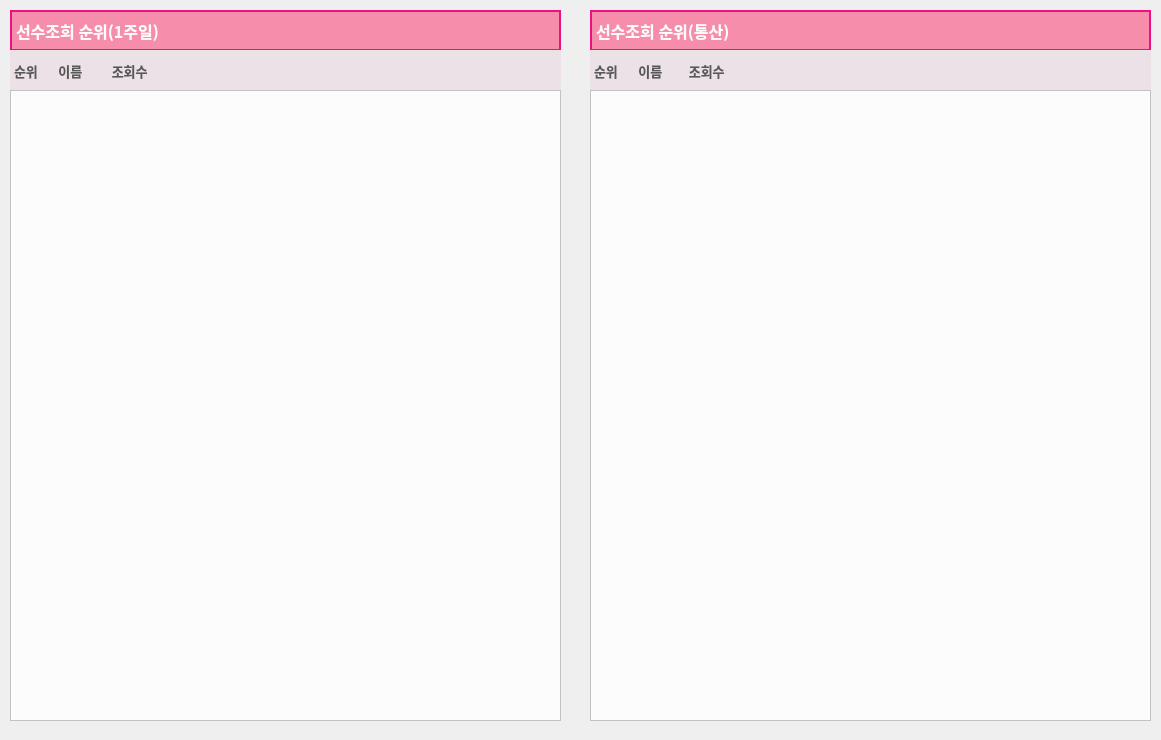
    <widget class="QWidget" name="info_tab">
     <attribute name="title">
      <string>선수정보</string>
     </attribute>
     <widget class="QWidget" name="week_rank_widget" native="true">
      <property name="geometry">
       <rect>
        <x>10</x>
        <y>10</y>
        <width>552</width>
        <height>721</height>
       </rect>
      </property>
      <widget class="QLabel" name="playerInfo_Week">
       <property name="geometry">
        <rect>
         <x>0</x>
         <y>0</y>
         <width>551</width>
         <height>41</height>
        </rect>
       </property>
       <property name="font">
        <font>
         <family>D2Coding</family>
         <pointsize>12</pointsize>
         <weight>75</weight>
         <bold>true</bold>
        </font>
       </property>
       <property name="styleSheet">
        <string notr="true">	background-color : #F68EAB;
	border: 2px solid #eb1085;
	color : #fcfcfc;
	font-size : 14;
	padding-right:10px;</string>
       </property>
       <property name="text">
        <string>선수조회 순위(1주일)</string>
       </property>
      </widget>
      <widget class="QLabel" name="player_info_rank">
       <property name="geometry">
        <rect>
         <x>0</x>
         <y>40</y>
         <width>551</width>
         <height>41</height>
        </rect>
       </property>
       <property name="font">
        <font>
         <family>D2Coding</family>
         <pointsize>10</pointsize>
         <weight>75</weight>
         <bold>true</bold>
        </font>
       </property>
       <property name="styleSheet">
        <string notr="true">
	background-color : #ebe1e6;
	color : #595859;
	font-size : 14;
	padding-right:15px;</string>
       </property>
       <property name="text">
        <string>순위       이름          조회수</string>
       </property>
      </widget>
      <widget class="QTableWidget" name="tableWidget_week">
       <property name="geometry">
        <rect>
         <x>0</x>
         <y>80</y>
         <width>551</width>
         <height>631</height>
        </rect>
       </property>
       <property name="font">
        <font>
         <pointsize>14</pointsize>
         <weight>75</weight>
         <bold>true</bold>
        </font>
       </property>
       <property name="styleSheet">
        <string notr="true">background-color: rgb(252, 252, 252);</string>
       </property>
      </widget>
     </widget>
     <widget class="QWidget" name="total_rank_widget" native="true">
      <property name="geometry">
       <rect>
        <x>590</x>
        <y>10</y>
        <width>562</width>
        <height>721</height>
       </rect>
      </property>
      <widget class="QLabel" name="playerInfo_total">
       <property name="geometry">
        <rect>
         <x>0</x>
         <y>0</y>
         <width>561</width>
         <height>41</height>
        </rect>
       </property>
       <property name="font">
        <font>
         <family>D2Coding</family>
         <pointsize>12</pointsize>
         <weight>75</weight>
         <bold>true</bold>
        </font>
       </property>
       <property name="styleSheet">
        <string notr="true">	background-color : #F68EAB;
	border: 2px solid #eb1085;
	color : #fcfcfc;
	font-size : 14;
	padding-right:10px;</string>
       </property>
       <property name="text">
        <string>선수조회 순위(통산)</string>
       </property>
      </widget>
      <widget class="QLabel" name="player_info_totalRank">
       <property name="geometry">
        <rect>
         <x>0</x>
         <y>40</y>
         <width>561</width>
         <height>41</height>
        </rect>
       </property>
       <property name="font">
        <font>
         <family>D2Coding</family>
         <pointsize>10</pointsize>
         <weight>75</weight>
         <bold>true</bold>
        </font>
       </property>
       <property name="styleSheet">
        <string notr="true">
	background-color : #ebe1e6;
	color : #595859;
	font-size : 14;
	padding-right:15px;</string>
       </property>
       <property name="text">
        <string>순위       이름         조회수</string>
       </property>
      </widget>
      <widget class="QTableWidget" name="tableWidget_2">
       <property name="geometry">
        <rect>
         <x>0</x>
         <y>80</y>
         <width>561</width>
         <height>631</height>
        </rect>
       </property>
       <property name="font">
        <font>
         <pointsize>14</pointsize>
         <weight>75</weight>
         <bold>true</bold>
        </font>
       </property>
       <property name="styleSheet">
        <string notr="true">background-color: rgb(252, 252, 252);</string>
       </property>
      </widget>
     </widget>
    </widget>
